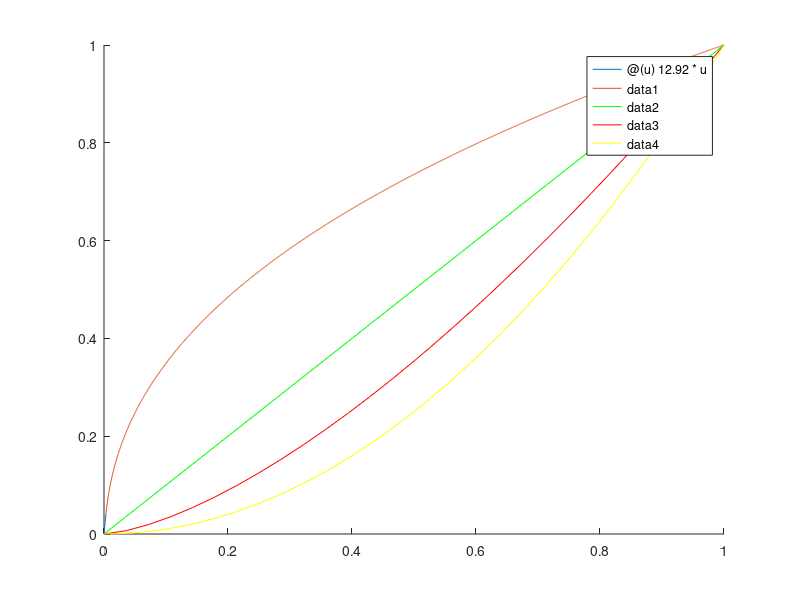

Source code (MATLAB):
%%
clear; close all;

%
figure;
hold on;
fplot(@(u) 12.92 * u, [0 0.0031308]);
fplot(@(u) ((1.055 * power(u, 1.0 / 2.4)) - 0.055), [0.0031308 1]);
fplot(@(u) u, [0 1], 'g')
fplot(@(u) power(u, 1.5), [0 1], 'r')
fplot(@(u) power(u, 2), [0 1], 'y')
hold off;

r = 0;
g = 1;
b = 0;
cb = r * -0.100644 + g * -0.338572 + b * 0.439216 + 0.501961;
cr = r * 0.439216 + g * -0.398942 + b * -0.040274 + 0.501961;

%%
